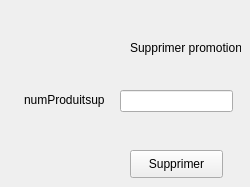
        <widget class="QWidget" name="tabPromo_1">
         <attribute name="title">
          <string>Supprimer</string>
         </attribute>
         <widget class="QLabel" name="label_6">
          <property name="geometry">
           <rect>
            <x>24</x>
            <y>90</y>
            <width>81</width>
            <height>20</height>
           </rect>
          </property>
          <property name="text">
           <string>numProduitsupp</string>
          </property>
         </widget>
         <widget class="QLineEdit" name="numProduitsupp">
          <property name="geometry">
           <rect>
            <x>120</x>
            <y>90</y>
            <width>113</width>
            <height>22</height>
           </rect>
          </property>
         </widget>
         <widget class="QPushButton" name="supprimerPromo">
          <property name="geometry">
           <rect>
            <x>130</x>
            <y>150</y>
            <width>93</width>
            <height>28</height>
           </rect>
          </property>
          <property name="text">
           <string>Supprimer</string>
          </property>
         </widget>
         <widget class="QLabel" name="label_7">
          <property name="geometry">
           <rect>
            <x>130</x>
            <y>40</y>
            <width>111</width>
            <height>16</height>
           </rect>
          </property>
          <property name="text">
           <string>Supprimer promotion</string>
          </property>
         </widget>
        </widget>
